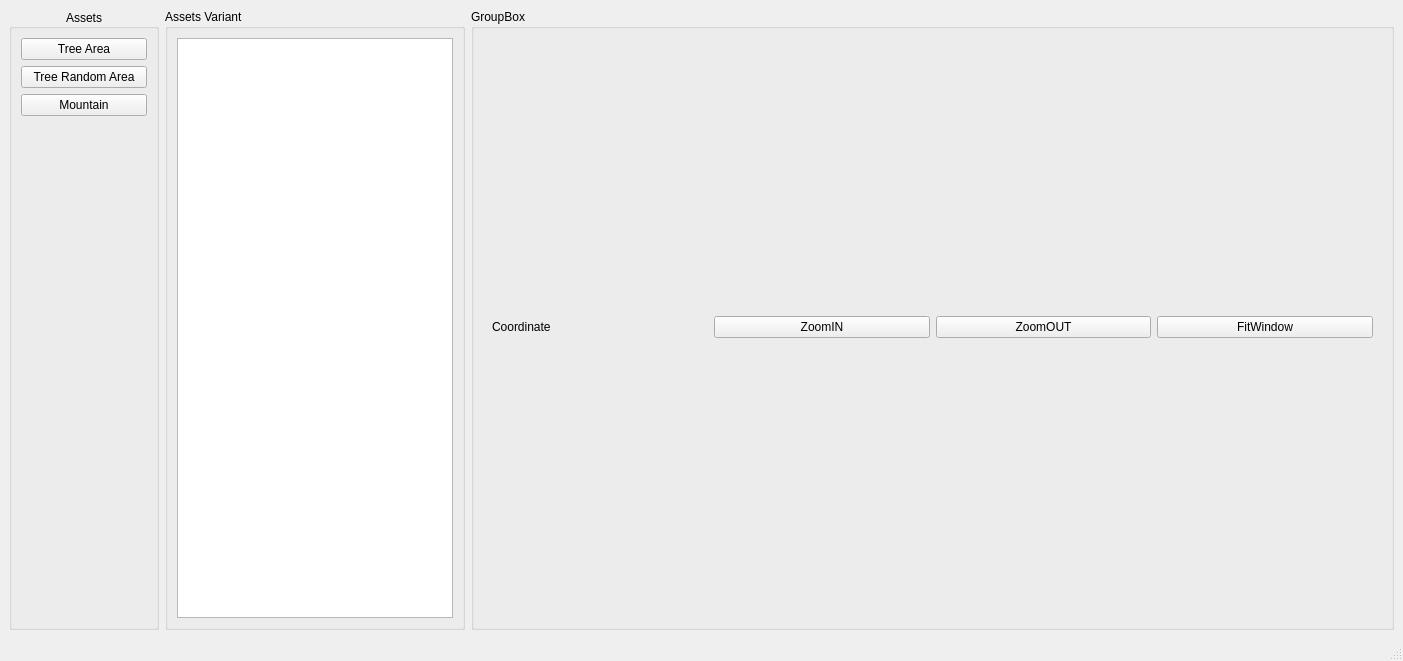
<?xml version="1.0" encoding="UTF-8"?>
<ui version="4.0">
 <class>MainWindow</class>
 <widget class="QMainWindow" name="MainWindow">
  <property name="geometry">
   <rect>
    <x>0</x>
    <y>0</y>
    <width>1403</width>
    <height>661</height>
   </rect>
  </property>
  <property name="windowTitle">
   <string>MainWindow</string>
  </property>
  <widget class="QWidget" name="centralwidget">
   <layout class="QHBoxLayout" name="horizontalLayout">
    <item>
     <widget class="QGroupBox" name="groupBox_2">
      <property name="maximumSize">
       <size>
        <width>150</width>
        <height>16777215</height>
       </size>
      </property>
      <property name="title">
       <string>Assets</string>
      </property>
      <property name="alignment">
       <set>Qt::AlignCenter</set>
      </property>
      <property name="flat">
       <bool>true</bool>
      </property>
      <layout class="QVBoxLayout" name="verticalLayout_5">
       <item>
        <widget class="QPushButton" name="pushButton_TreeArea">
         <property name="text">
          <string>Tree Area</string>
         </property>
        </widget>
       </item>
       <item>
        <widget class="QPushButton" name="pushButton_TreeArea_Random">
         <property name="text">
          <string>Tree Random Area</string>
         </property>
        </widget>
       </item>
       <item>
        <widget class="QPushButton" name="pushButton_Mountain">
         <property name="text">
          <string>Mountain</string>
         </property>
        </widget>
       </item>
       <item>
        <spacer name="verticalSpacer">
         <property name="orientation">
          <enum>Qt::Vertical</enum>
         </property>
         <property name="sizeHint" stdset="0">
          <size>
           <width>20</width>
           <height>501</height>
          </size>
         </property>
        </spacer>
       </item>
      </layout>
     </widget>
    </item>
    <item>
     <widget class="QGroupBox" name="groupBox_3">
      <property name="minimumSize">
       <size>
        <width>300</width>
        <height>0</height>
       </size>
      </property>
      <property name="maximumSize">
       <size>
        <width>300</width>
        <height>16777215</height>
       </size>
      </property>
      <property name="title">
       <string>Assets Variant</string>
      </property>
      <layout class="QVBoxLayout" name="verticalLayout_4">
       <item>
        <widget class="QTableView" name="tableView"/>
       </item>
      </layout>
     </widget>
    </item>
    <item>
     <widget class="QGroupBox" name="groupBox">
      <property name="title">
       <string>GroupBox</string>
      </property>
      <layout class="QVBoxLayout" name="verticalLayout_3">
       <item>
        <layout class="QVBoxLayout" name="verticalLayout"/>
       </item>
       <item>
        <widget class="QWidget" name="widget" native="true">
         <property name="maximumSize">
          <size>
           <width>16777215</width>
           <height>45</height>
          </size>
         </property>
         <layout class="QVBoxLayout" name="verticalLayout_2">
          <item>
           <layout class="QHBoxLayout" name="horizontalLayout_2">
            <item>
             <widget class="QLabel" name="label_graphics_view_Status">
              <property name="sizePolicy">
               <sizepolicy hsizetype="Preferred" vsizetype="Fixed">
                <horstretch>0</horstretch>
                <verstretch>0</verstretch>
               </sizepolicy>
              </property>
              <property name="text">
               <string>Coordinate</string>
              </property>
             </widget>
            </item>
            <item>
             <widget class="QPushButton" name="pushButton_zoomin">
              <property name="sizePolicy">
               <sizepolicy hsizetype="Minimum" vsizetype="Fixed">
                <horstretch>0</horstretch>
                <verstretch>0</verstretch>
               </sizepolicy>
              </property>
              <property name="maximumSize">
               <size>
                <width>16777215</width>
                <height>16777215</height>
               </size>
              </property>
              <property name="text">
               <string>ZoomIN</string>
              </property>
             </widget>
            </item>
            <item>
             <widget class="QPushButton" name="pushButton_zoomout">
              <property name="sizePolicy">
               <sizepolicy hsizetype="Minimum" vsizetype="Fixed">
                <horstretch>0</horstretch>
                <verstretch>0</verstretch>
               </sizepolicy>
              </property>
              <property name="maximumSize">
               <size>
                <width>16777215</width>
                <height>16777215</height>
               </size>
              </property>
              <property name="text">
               <string>ZoomOUT</string>
              </property>
             </widget>
            </item>
            <item>
             <widget class="QPushButton" name="pushButton_fitwindow">
              <property name="sizePolicy">
               <sizepolicy hsizetype="Minimum" vsizetype="Fixed">
                <horstretch>0</horstretch>
                <verstretch>0</verstretch>
               </sizepolicy>
              </property>
              <property name="maximumSize">
               <size>
                <width>16777215</width>
                <height>16777215</height>
               </size>
              </property>
              <property name="text">
               <string>FitWindow</string>
              </property>
             </widget>
            </item>
           </layout>
          </item>
         </layout>
        </widget>
       </item>
      </layout>
     </widget>
    </item>
   </layout>
  </widget>
  <widget class="QMenuBar" name="menubar">
   <property name="geometry">
    <rect>
     <x>0</x>
     <y>0</y>
     <width>1403</width>
     <height>22</height>
    </rect>
   </property>
  </widget>
  <widget class="QStatusBar" name="statusbar"/>
 </widget>
 <resources/>
 <connections/>
</ui>
